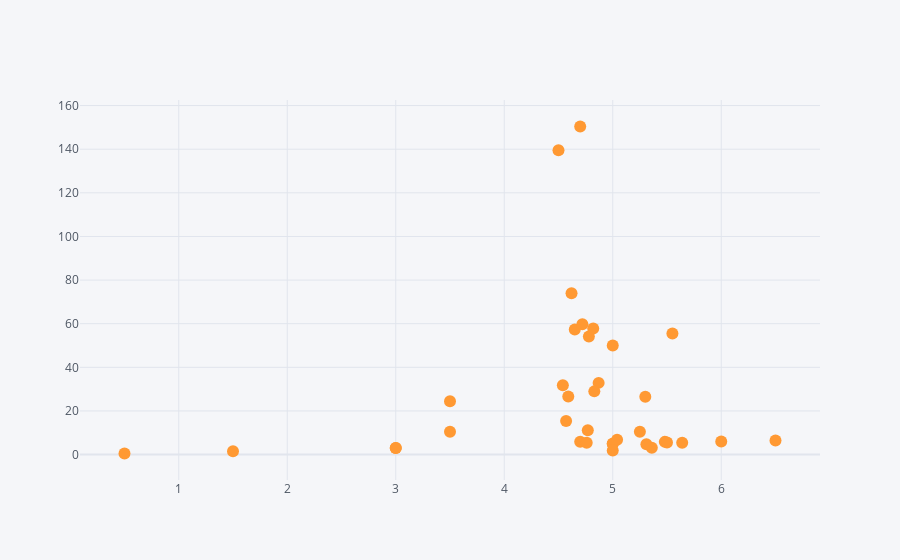

The cell this chart's notebook holds for it:
### Markdown cell above
Per vincere al fantalcio, non è sufficiente avere un buon ROI. Serve anche che i calciatori abbiano fantamedie alte.

A questo proposito andiamo ad osservare i migliori calciatori per ruolo in termini di combinazione ROI-Fantamedia

### Code cell
# Migliori portieri per ROI-Fantamedia
%matplotlib inline
roi_serie_a[roi_serie_a['R']== 'P'].iplot(kind='scatter', x='Mf', y='ROI', mode='markers', text='Nome')

### Figure 1 — Plotly figure (JSON) as saved in the notebook; plotly's stock layout.template omitted (floating-point values rounded to 4 significant figures)
{"data": [{"line": {"color": "rgba(255, 153, 51, 1.0)", "dash": "solid", "shape": "linear", "width": 1.3}, "marker": {"size": 12, "symbol": "circle"}, "mode": "markers", "name": "ROI", "text": ["Zovko", "Szczesny", "Ravaglia", "Milinkovic-Savic V.", "Montipo'", "Perin", "Sepe", "Cragno", "Maignan", "Rossi F.", "Musso", "Terracciano", "Zoet", "Pegolo", "Radu I.", "Bardi", "Skorupski", "Pinsoglio", "Rui Patricio", "Berardi A.", "Silvestri", "Sirigu", "Berisha", "Audero", "Vicario", "Dragowski", "Falcone", "Consigli", "Provedel", "Meret", "Handanovic", "Padelli", "Tatarusanu", "Sportiello", "Gemello", "Fiorillo"], "type": "scatter", "x": [6, 5.48, 5, 4.87, 4.78, 4.7, 4.62, 4.54, 5.64, 5, 4.76, 4.7, 3.5, 3, 1.5, 5.25, 4.82, 5.5, 5.04, 3, 4.77, 4.65, 5.55, 4.59, 4.72, 5.36, 5, 4.57, 4.5, 5, 5.31, 3.5, 4.83, 5.3, 6.5, 0.5], "y": [6, 5.834, 5, 32.87, 54.17, 5.875, 73.92, 31.78, 5.469, 5, 5.417, 150.4, 24.5, 3, 1.5, 10.5, 57.84, 5.5, 6.84, 3, 11.13, 57.35, 55.5, 26.62, 59.79, 3.127, 50, 15.37, 139.5, 1.842, 4.792, 10.5, 28.98, 26.5, 6.5, 0.5]}], "layout": {"legend": {"bgcolor": "#F5F6F9", "font": {"color": "#4D5663"}}, "paper_bgcolor": "#F5F6F9", "plot_bgcolor": "#F5F6F9", "title": {"font": {"color": "#4D5663"}}, "xaxis": {"gridcolor": "#E1E5ED", "showgrid": true, "tickfont": {"color": "#4D5663"}, "title": {"font": {"color": "#4D5663"}, "text": ""}, "zerolinecolor": "#E1E5ED"}, "yaxis": {"gridcolor": "#E1E5ED", "showgrid": true, "tickfont": {"color": "#4D5663"}, "title": {"font": {"color": "#4D5663"}, "text": ""}, "zerolinecolor": "#E1E5ED"}}}
